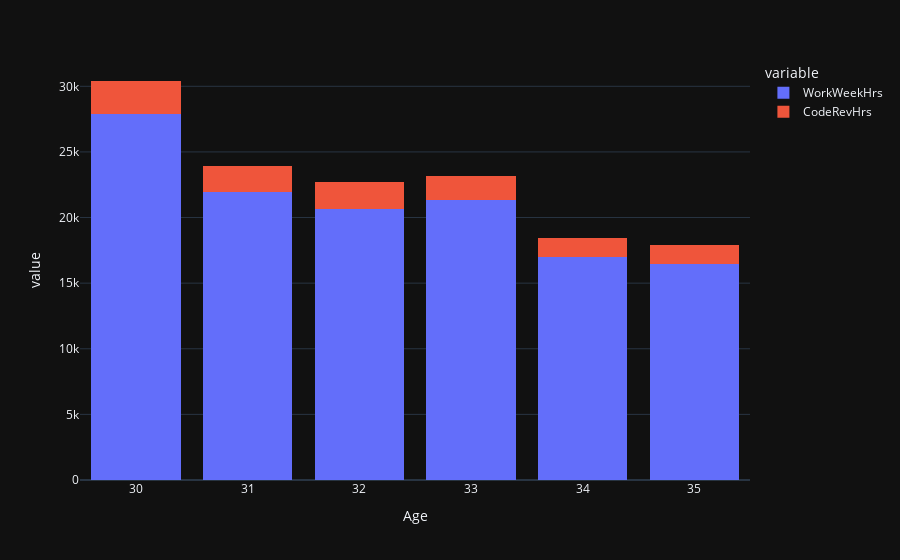

Write notebook code for a chart like this one.
### Code cell
#stacked chart of median WorkWeekHrs and CodeRevHrs for the age group 30 to 35
df3=df.query('Age>=30 and Age <=35')[['Age','WorkWeekHrs','CodeRevHrs']]
fig=px.bar(df3,x='Age',y=['WorkWeekHrs','CodeRevHrs'],barmode='stack')
fig.layout.template='plotly_dark'
fig.update_traces(marker_line_width=0)
fig.show()

### Figure 1 — Plotly figure (JSON) as saved in the notebook; plotly's stock layout.template omitted (floating-point values rounded to 4 significant figures; data arrays with more than 128 entries replaced by an {"elided": "..."} marker saying what was removed)
{"data": [{"alignmentgroup": "True", "hovertemplate": "variable=WorkWeekHrs<br>Age=%{x}<br>value=%{y}<extra></extra>", "legendgroup": "WorkWeekHrs", "marker": {"color": "#636efa", "line": {"width": 0}, "pattern": {"shape": ""}}, "name": "WorkWeekHrs", "offsetgroup": "WorkWeekHrs", "orientation": "v", "showlegend": true, "textposition": "auto", "type": "bar", "x": {"elided": "2942 int values"}, "xaxis": "x", "y": {"elided": "2942 float values"}, "yaxis": "y"}, {"alignmentgroup": "True", "hovertemplate": "variable=CodeRevHrs<br>Age=%{x}<br>value=%{y}<extra></extra>", "legendgroup": "CodeRevHrs", "marker": {"color": "#EF553B", "line": {"width": 0}, "pattern": {"shape": ""}}, "name": "CodeRevHrs", "offsetgroup": "CodeRevHrs", "orientation": "v", "showlegend": true, "textposition": "auto", "type": "bar", "x": {"elided": "2942 int values"}, "xaxis": "x", "y": {"elided": "2942 float values"}, "yaxis": "y"}], "layout": {"barmode": "stack", "legend": {"title": {"text": "variable"}, "tracegroupgap": 0}, "margin": {"t": 60}, "xaxis": {"anchor": "y", "domain": [0, 1], "title": {"text": "Age"}}, "yaxis": {"anchor": "x", "domain": [0, 1], "title": {"text": "value"}}}}
